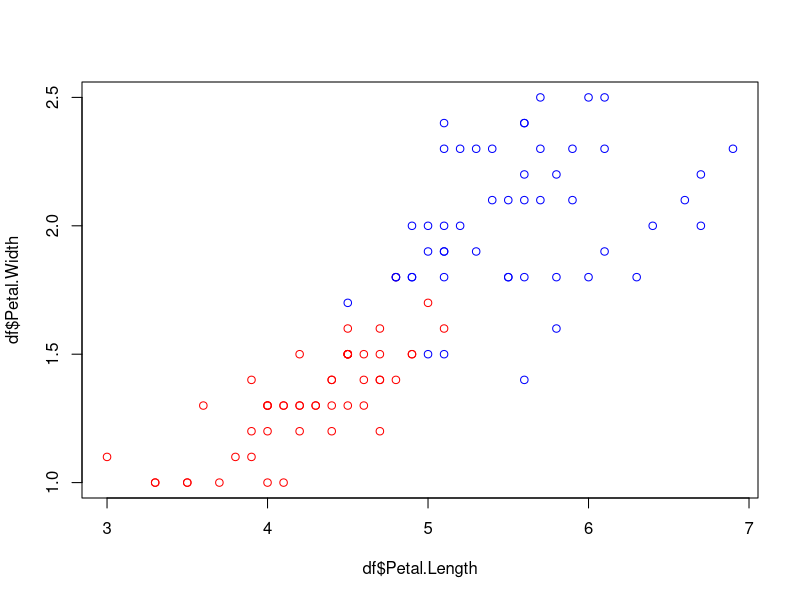
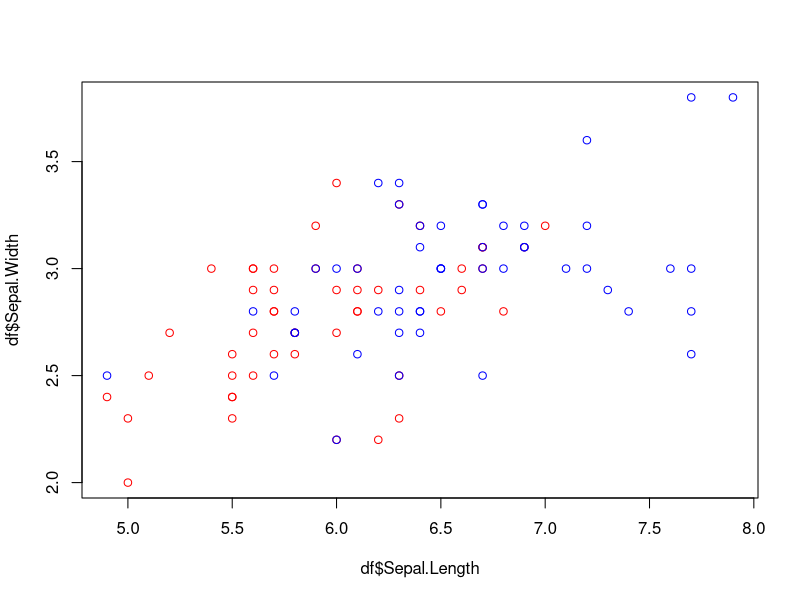

Here is the R script that generated these plots, in order:
library(e1071)


# Load and prepare iris dataset -----------------------------------------------------

df <- iris
df <- df[df$Species != "setosa", ] # Remove one Species to get binary classification
df$Species <- droplevels(df$Species)

# View separation of variables
plot(df$Petal.Length, df$Petal.Width, col = c("red", "blue")[df$Species])
plot(df$Sepal.Length, df$Sepal.Width, col = c("red", "blue")[df$Species])

df$Species <- ifelse(as.numeric(df$Species) == 2, 1, -1) # Relabel outcome


# SVM -------------------------------------------------------------------------------

rand <- sample(1:100, 20) # Randomly choose 20 individuals for evaluation data

# Create test and training datasets
test <- df[rand,]
train <- df[-rand, ]

# Perform knowledge transfer regressions
res <- lm(Petal.Length ~ Sepal.Length + Sepal.Width, data = train)
train$Petal.Length_p <- predict(res)

res <- lm(Petal.Width ~ Sepal.Length + Sepal.Width, data = train)
train$Petal.Width_p <- predict(res)

res <- lm(Petal.Length ~ Sepal.Length + Sepal.Width, data = test)
test$Petal.Length_p <- predict(res)

res <- lm(Petal.Width ~ Sepal.Length + Sepal.Width, data = test)
test$Petal.Width_p <- predict(res)

# Create a standard dataset with only decision features and knowledge transfer set with
# transfered privileged features
standard_dat <- train[,c(1,2,5)]
knowtran_dat <- train[,c(1,2,5,6,7)]

# perform svm
svm.model1 <- svm(Species ~ ., data = standard_dat, type='C-classification', kernel='linear', 
                 scale=T)

svm.model2 <- svm(Species ~ ., data = knowtran_dat, type='C-classification', kernel='linear', 
                 scale=T)

# Predict on test data
pred1 <- predict(svm.model1, test[,-c(3,4,5,6)])
pred2 <- predict(svm.model2, test[,-c(3,4,5)])

# Evaulate result
res_standard <- table(test$Species, pred1)
res_knowtran <- table(test$Species, pred2)

(20 - sum(diag(res_standard))) / 20 # Error rate for standard method
(20 - sum(diag(res_knowtran))) / 20 # Error rate for knowledge transfer

# Add the code into a function and do a simple evaluation ---------------------------

svm_eval <- function(n){
  rand <- sample(1:100, n)
  
  test <- df[rand,]
  train <- df[-rand, ]
  
  res <- lm(Petal.Length ~ Sepal.Length + Sepal.Width, data = train)
  train$Petal.Length_p <- predict(res)
  
  res <- lm(Petal.Width ~ Sepal.Length + Sepal.Width, data = train)
  train$Petal.Width_p <- predict(res)
  
  res <- lm(Petal.Length ~ Sepal.Length + Sepal.Width, data = test)
  test$Petal.Length_p <- predict(res)
  
  res <- lm(Petal.Width ~ Sepal.Length + Sepal.Width, data = test)
  test$Petal.Width_p <- predict(res)
  
  
  standard_dat <- train[,c(1,2,5)]
  knowtran_dat <- train[,c(1,2,5,6,7)]
  
  svm.model1 <- svm(Species ~ ., data = standard_dat, type='C-classification', kernel='linear', 
                    scale=T)
  
  svm.model2 <- svm(Species ~ ., data = knowtran_dat, type='C-classification', kernel='linear', 
                    scale=T)
  
  pred1 <- predict(svm.model1, test[,-c(3,4,5,6)])
  pred2 <- predict(svm.model2, test[,-c(3,4,5)])
  
  res_standard <- table(test$Species, pred1)
  res_knowtran <- table(test$Species, pred2)
  
  standard <- (n - sum(diag(res_standard))) / n # Error rate for standard method
  knowtran <- (n - sum(diag(res_knowtran))) / n # Error rate for knowledge transfer
  
  return(c(standard, knowtran))
  
  
}

# Simple evaluation
res <- list()
for(i in 1:1000){
  res[[i]] <- svm_eval(20)
}
res <- Reduce('rbind', res)
res2 <- colMeans(res)
names(res2) <- c("Standard", "Knowledge transfer")
res2*100 # Average error rate

